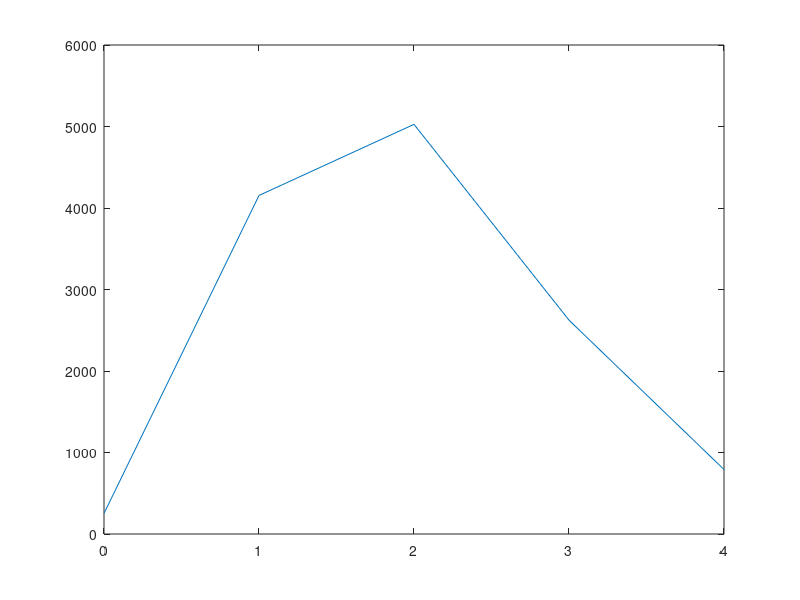
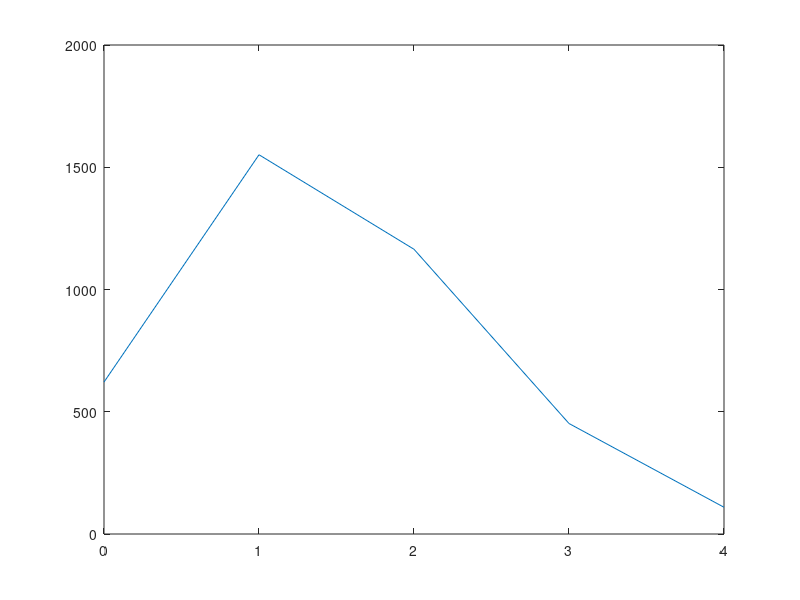

Recreate these plots in MATLAB, in order.
%% Calculo de la funcion coseno a traves de una serie infinita
clc;
clear all;
format short;

sumAprox = 0;

x = input('Ingrese el valor a calcular: ');
n = input('Ingrese el orden de la serie: ');

trueValue = cos(x);

for i=0: 1: n-1
   sumAprox = sumAprox + ((-1)^i)*(x^(2*i))/factorial(2*i);
   order_arr(i+1, 1) = i;
   sumAprox_arr(i+1, 1) = sumAprox;
   error_arr(i+1, 1) = abs((trueValue - sumAprox)/trueValue)*100;
end

plot(0:n-1, error_arr(:,1))

cosx = trueValue
cosAprox = sumAprox
table = [order_arr kron(cosx, ones(length(order_arr), 1)) sumAprox_arr error_arr];
cell_table = {'orden', 'true', 'aprox', 'error %'};
for f=2: n+1
    for c=1: 4
        cell_table{f, c} = table(f-1, c);
    end
end
cell_table

%% Funcion coseno
sumAprox = 0;
order_arr = 0;
sumAprox_arr = 0;
error_arr = 0;

x = input('Ingrese el valor a calcular: ');
n = input('Ingrese el orden de la serie: ');

trueValue = sin(x);

for i=0: 1: n-1
   sumAprox = sumAprox + ((-1)^i)*(x^(2*i+1))/factorial(2*i+1);
   order_arr(i+1, 1) = i;
   sumAprox_arr(i+1, 1) = sumAprox;
   error_arr(i+1, 1) = abs((trueValue - sumAprox)/trueValue)*100;
end

figure
plot(0:n-1, error_arr(:,1))

sinx = trueValue
sinAprox = sumAprox
table2 = [order_arr kron(sinx, ones(length(order_arr), 1)) sumAprox_arr error_arr];
cell_table2 = {'orden', 'true', 'aprox', 'error %'};
for f=2: n+1
    for c=1: 4
        cell_table2{f, c} = table2(f-1, c);
    end
end
cell_table2